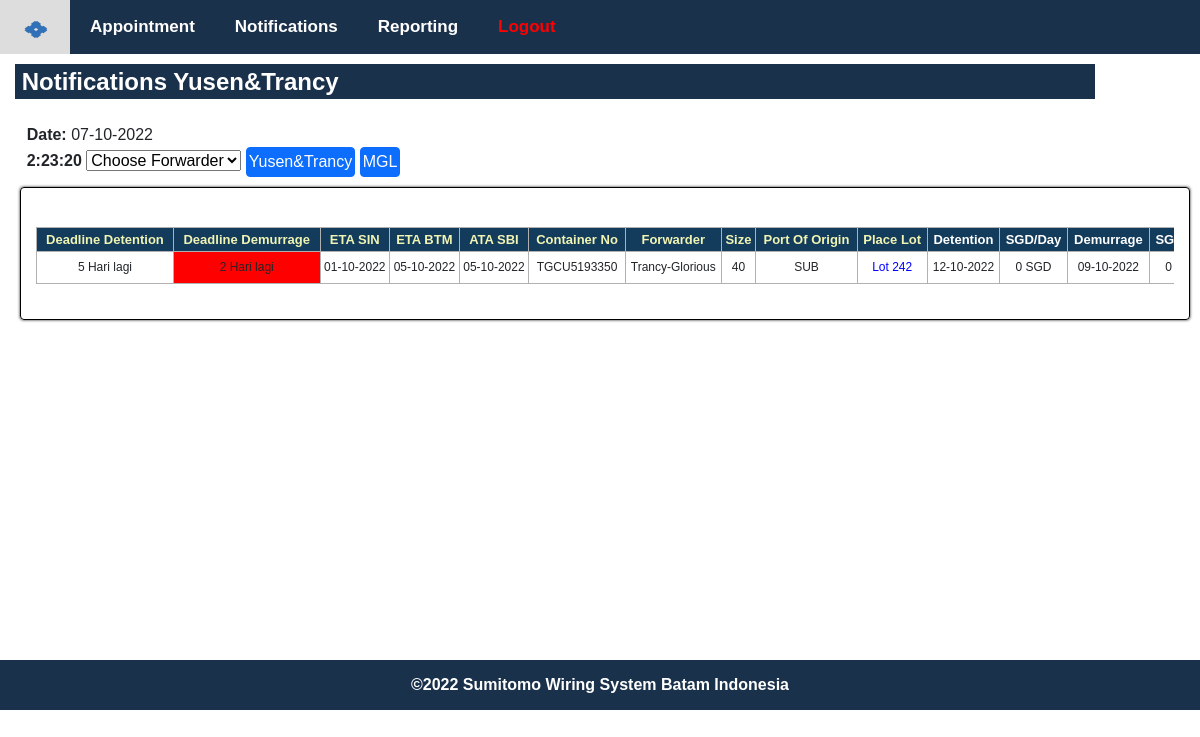
Screenshot of /Notifications_Container2.php (signed in) with the database file from the repository.
### tables this page shows
CREATE TABLE `datacon` (
  `id` int(11) NOT NULL,
  `datein` date NOT NULL,
  `dateout` date NOT NULL,
  `dateout2` date DEFAULT NULL,
  `nama` varchar(100) NOT NULL,
  `forwarder_id` int(11) NOT NULL,
  `tglout` date DEFAULT NULL,
  `tglout2` date DEFAULT NULL,
  `tglout3` date DEFAULT NULL,
  `nocon` varchar(30) NOT NULL,
  `invoice` varchar(50) NOT NULL,
  `size` varchar(30) NOT NULL,
  `poo` varchar(25) NOT NULL,
  `loca` varchar(25) NOT NULL,
  `section` varchar(30) NOT NULL,
  `isempty` smallint(1) DEFAULT NULL,
  `shipment` varchar(50) NOT NULL
);

CREATE TABLE `forwarder` (
  `id` int(11) NOT NULL,
  `nama` varchar(1000) NOT NULL
);

### Notifications_Container2.php (the view, shortened to what this page needs)
<?php
require 'koneksi.php';
$limit = 10000;
$pagess = isset($_GET['page']) ? $_GET['page'] : 0;
$offset = ($pagess > 0 && $pagess != 1) ? ($pagess - 1) + 9999 : 0;
$query2 = '';
if (isset($_GET['filter'])) {
    $filter = $_GET['filter'];
    $query = mysqli_query($koneksi, "select `dateout`,`tglout` from datacon where forwarder_id = '$filter' AND datacon.forwarder_id !=3");
    $query2 = mysqli_query($koneksi, "select datacon.* , f.nama  from datacon INNER JOIN forwarder as f ON f.id = datacon.forwarder_id where forwarder_id = '$filter' AND datacon.forwarder_id !=3 AND tglout IS NOT NULL  AND TGLout2 IS NULL  LIMIT $limit OFFSET $offset");
} else {
    $query2 = mysqli_query($koneksi, "select datacon.* , f.nama  from datacon INNER JOIN forwarder as f ON f.id = datacon.forwarder_id AND datacon.forwarder_id !=3 AND tglout IS NOT NULL AND TGLout2 IS NULL order by poo ASC limit $limit offset $offset ");
}
?>
<!DOCTYPE html>
<html lang="en">
<head>
    <link rel="stylesheet" href="asset/font-awesome.min.css">
    <link href="css/notif2.css" rel="stylesheet" />
    <link rel="stylesheet" type="text" href="css/all.css">
    <link rel="stylesheet" type="text" href="css/all.css" ><link rel="stylesheet" href="asset/bootstrap-icons.css">
</head>
<body>
    <div id="page-content-wrapper">
        <div class="topnav">
            <a href="Appointment_Container.php" class="active">
                <img class="image" src="images/logosumi.png">
            </a>
            <div id="">
                <a class="nav-link" href="Appointment_Container.php"><strong>Appointment</strong></a>
                <a class="nav-link" href="Notifications_Container2.php"><strong>Notifications</strong></a>
                <a class="nav-link" href="Reporting_Container.php"><strong>Reporting</strong></a>
                <a class="nav-link" href="logout.php" style="color: #FF0000"><strong>Logout</strong></a>
            </div>
        </div>
        <div class="txtbar1">
            <strong>
                <font size="5" face="Arial" color="#fff">&nbsp;Notifications Yusen&Trancy</font>
            </strong>
        </div>
        <br>
        <?php
        $sekarang    = date("d-m-Y");
        ?>
        <p>&nbsp;&nbsp;&nbsp;&nbsp;&nbsp;&nbsp;<b>Date: </b><?php echo $sekarang ?></p> &nbsp;&nbsp;&nbsp;&nbsp;&nbsp;&nbsp;<b><span id="jam" style="font-size:30"></span></b>
        <select id="dynamic_select" onchange="filter()">
            <option selected>Choose Forwarder</option>
        </select>
        <a class="btn btn-primary" href="Notifications_Container2.php" role="button">Yusen&Trancy</a> </select> <a class="btn btn-primary" href="Notifications_MGL2.php" role="button">MGL</a>
        <div class="outer-wrapper">
            <div class="table-wrapper">
                &nbsp;&nbsp;<table>
                    <th rowspan="2"><b>Deadline Detention</b></th>
                    <th rowspan="2"><b>Deadline Demurrage</b></th>
                    <th rowspan="2"><b>ETA SIN</b></th>
                    <th rowspan="2"><b>ETA BTM</b></th>
                    <th rowspan="2"><b>ATA SBI</b></th>
                    <th rowspan="2"><b>Container No</b></th>
                    <th rowspan="2"><b>Forwarder</b></th>
                    <th rowspan="2"><b>Size</b></th>
                    <th rowspan="2"><b>Port Of Origin</b></th>
                    <th rowspan="2"><b>Place Lot</b></th>
                    <th rowspan="2" bgcolor="#1A314B" style="color:white"><b>Detention</b></th>
                    <th rowspan="2" style="color:white"><b>SGD/Day</b></th>
                    <th rowspan="2" bgcolor="#1A314B" style="color:white"><b>Demurrage</b></th>
                    <tr>
                        <th style="color:white"><b>SGD/Day</b></th>
                    </tr>
                    <?php
                    function bgcolor($diffe, $lambat , $kembali2)
                    {
                        if ($lambat > $kembali2) {
                            if ($diffe <= 2) {
                                return '#ff0000';
                            } else if ($diffe <= 3) {
                                return '#ff0000';
                            }
                        }
                        return 'FFF';
                    }
                    function lotcolor($lot)
                        {
                            if ($lot== 'Lot 242') {
                                return '0000ff';
                            }
                            return 'FFF';
                        }
                    while ($data = mysqli_fetch_array($query2)) {
                        $kembali    = new DateTime(date('Y-m-d H:i:s', strtotime($data['datein'] . ' + 11 days')));
                        $lambat     = new DateTime(date('Y-m-d H:i:s', (strtotime((date('Y-m-d',time()))." 00:00:00"))));
                        $kembali2    = new DateTime(date('Y-m-d H:i:s', strtotime($data['tglout'] . ' + 4 days')));
                        $diff       = $lambat->diff($kembali);
                        $diffd       = $lambat->diff($kembali2);
                        $dendasin = ($lambat < $kembali) ? 0  : ($diff->days * (($data['size'] == 20) ? 50 : 100));
                        $dendabtm = ($lambat < $kembali2) ? 0  : ($diffd->days * (($data['size'] == 20) ? 30 : 50));
                    ?>
                            <tr>
                            <td style='background-color: <?= bgcolor($diff->days, $lambat, date('Y-m-d h:i:s', strtotime($data['tglout'] . ' + 11 days'))) ?>;'><?= ($diff->days == 0) ? "Hari ini" : ((date('Y-m-d h:i:s', strtotime($data['datein'] . ' + 11 days')) > date('Y-m-d', time())) ? ($diff->days . " Hari lagi ") : 'Telat' . $diff->days . 'Hari') ?></td>
                            <td style='background-color: <?= bgcolor($diffd->days, $lambat, date('Y-m-d h:i:s', strtotime($data['tglout'] . ' + 4 days'))) ?>;'><?= ($diffd->days == 0) ? "Hari ini" : ((date('Y-m-d h:i:s', strtotime($data['tglout'] . ' + 4 days')) > date('Y-m-d', time())) ? ($diffd->days . " Hari lagi ") : 'Telat' . $diffd->days . 'Hari') ?></td>
                            <td><?php echo date('d-m-Y', strtotime($data['datein'])); ?></td>
                            <td><?php echo date('d-m-Y', strtotime($data['datein'] . ' + 4 days'));; ?></td>
                            <td><?php echo date('d-m-Y', strtotime($data['tglout'])); ?></td>
                            <td><?php echo $data['nocon']; ?></td>
                            <td><?php echo $data['nama']; ?></td>
                            <td><?php echo $data['size']; ?></td>
                            <td><?php echo $data['poo']; ?></td>
                            <td style='color:#<?php echo lotcolor($data['loca']);?>'><?php echo $data['loca']; ?></td>
                            <td><?php echo date('d-m-Y', strtotime($data['datein'] . ' + 11 days')); ?></td>
                            <td><?php echo $dendasin . ' SGD' ?></td>
                            <td><?php echo date('d-m-Y', strtotime($data['tglout'] . ' + 4 days')); ?></td>
                            <td><?php echo $dendabtm . ' SGD' ?></td>
                        <?php
                    }
                        ?>
                </table>
            </div>
        </div>
            <div class="footer" style="background-color: #1A314B;">
                <center>
                    <p class="text-white"><Strong>©2022 Sumitomo Wiring System Batam Indonesia</Strong></p>
                </center>
            </div>
</body>
</html>

### rows the page displays
datacon: datein "5", forwarder "2", datein "01-10-2022", datein "05-10-2022", tglout "05-10-2022", nocon "TGCU5193350", forwarder.nama "Trancy-Glorious", size "40", poo "SUB", loca "Lot 242", datein "12-10-2022", datein "0", tglout "09-10-2022"
